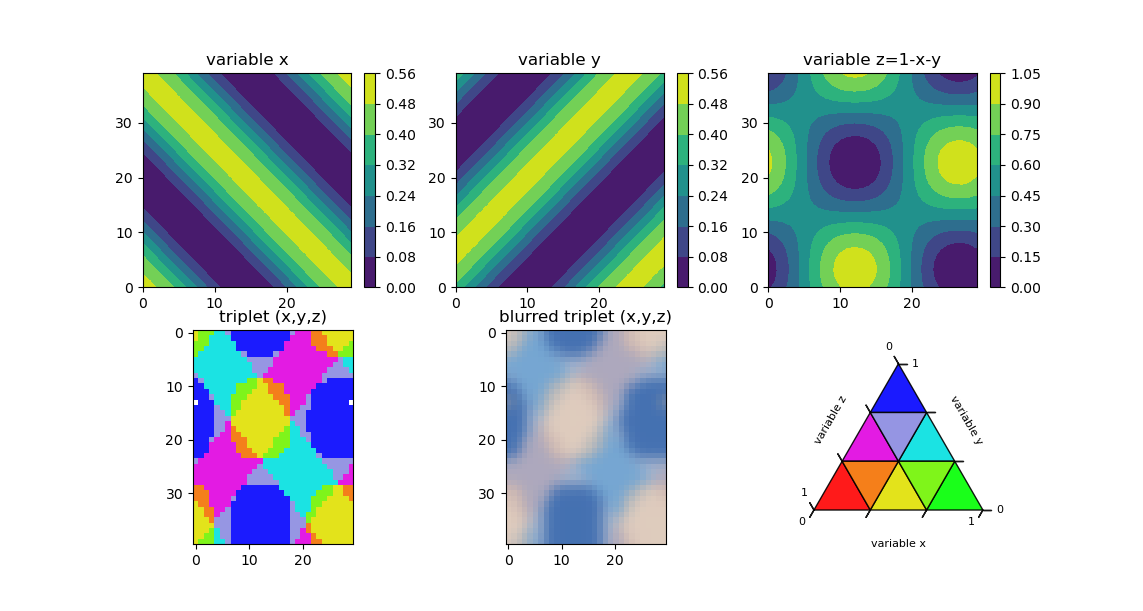

This chart was generated by the following Python code:
#!/usr/bin/env python

from triangle import triangle

import numpy             as np
import matplotlib.pyplot as plt


from scipy.ndimage import gaussian_filter



X = np.linspace(0,2*np.pi,num=30)
Y = np.linspace(0,2*np.pi,num=40)


Xm,Ym = np.meshgrid(X,Y)

x = 0.25*(1+np.cos(Xm+Ym))
y = 0.25*(1+np.cos(Xm-Ym+np.pi/3.))

z = 1 -x -y

plt.figure(figsize=(8, 12))

plt.subplot(231)
plt.contourf(x)
plt.colorbar()
plt.title('variable x')

plt.subplot(232)
plt.contourf(y)
plt.colorbar()
plt.title('variable y')

plt.subplot(233)
plt.contourf(z)
plt.colorbar()
plt.title('variable z=1-x-y')



######################################
######################################
### Change triangle parameter here:
cb = triangle(num=3,alpha=0.2)
cb.get_color(x,y)
######################################
######################################



img  = cb.img[::-1,:,:]

img2 = gaussian_filter(img, sigma=1.2)

plt.subplot(234)
plt.imshow(img)
plt.title('triplet (x,y,z)')

plt.subplot(235)
plt.imshow(img2)
plt.title('blurred triplet (x,y,z)')


plt.subplot(236)
cb.draw(plt.gca(),xtext='variable x',ytext='variable y',ztext='variable z',fs=8)

plt.show()
